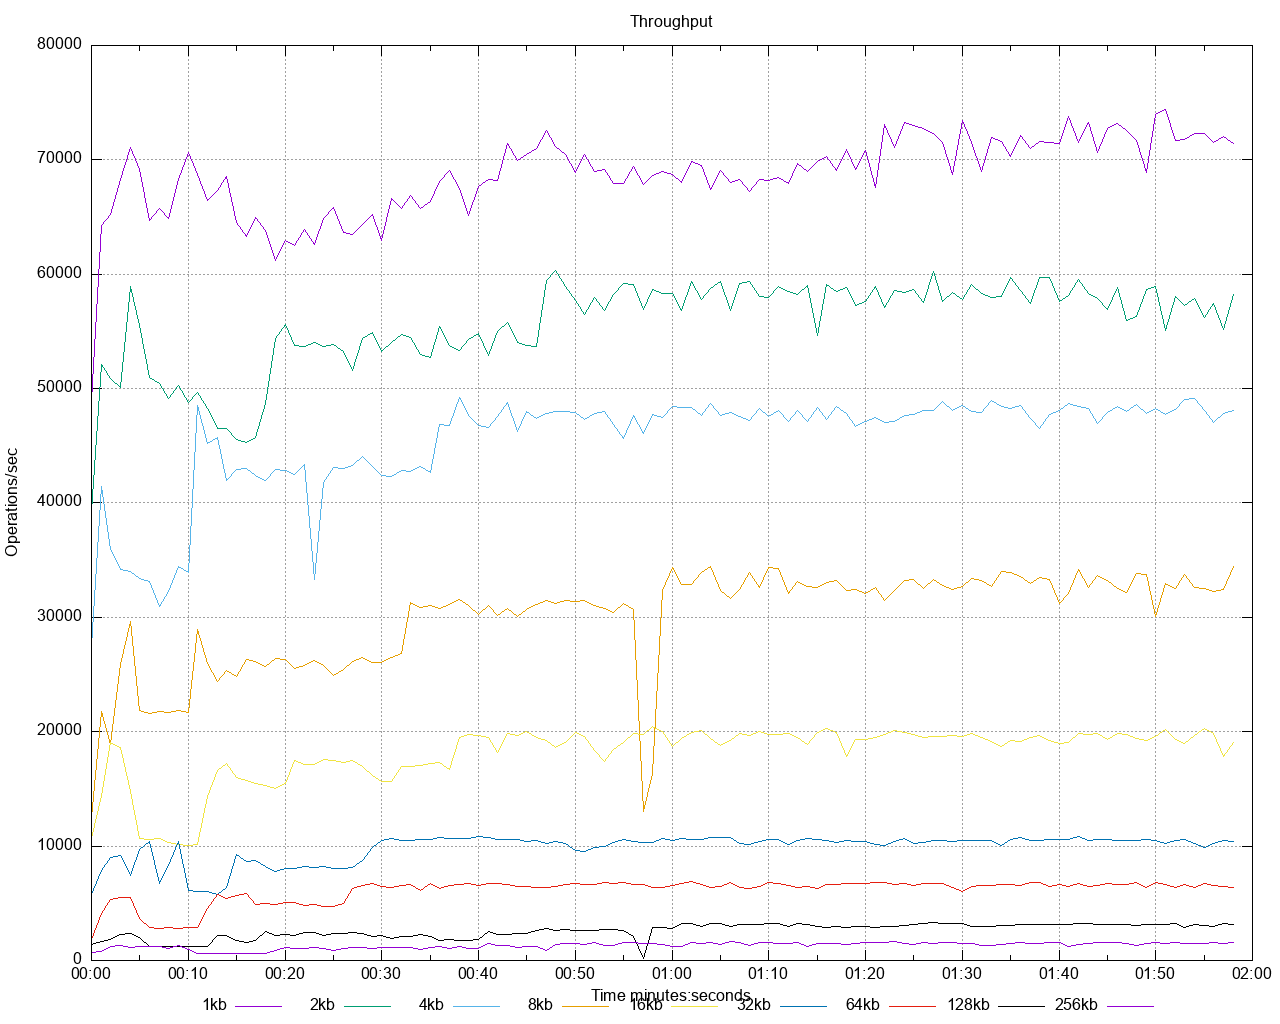

Reproduce this figure in gnuplot.
set title 'Throughput' noenhanced
set style data lines
set datafile separator ","
set terminal png size 1280,1024
set grid
set key below
set xdata time
set timefmt "%s"
offset = 0
t0(x)=(offset=($0==0) ? x : offset, x - offset)
set xlabel 'Time minutes:seconds'
set ylabel 'Operations/sec'
set output '/Users/gbarnett/git/hazelcast-simulator/atomicreference/1to25-legend/throughput/throughput.png'
plot \
   '/Users/gbarnett/git/hazelcast-simulator/atomicreference/1to25-legend/data/throughput_1.data' using (t0(timecolumn(1))):2 title "1kb" noenhanced , \
   '/Users/gbarnett/git/hazelcast-simulator/atomicreference/1to25-legend/data/throughput_2.data' using (t0(timecolumn(1))):2 title "2kb" noenhanced , \
   '/Users/gbarnett/git/hazelcast-simulator/atomicreference/1to25-legend/data/throughput_3.data' using (t0(timecolumn(1))):2 title "4kb" noenhanced , \
   '/Users/gbarnett/git/hazelcast-simulator/atomicreference/1to25-legend/data/throughput_4.data' using (t0(timecolumn(1))):2 title "8kb" noenhanced , \
   '/Users/gbarnett/git/hazelcast-simulator/atomicreference/1to25-legend/data/throughput_5.data' using (t0(timecolumn(1))):2 title "16kb" noenhanced , \
   '/Users/gbarnett/git/hazelcast-simulator/atomicreference/1to25-legend/data/throughput_6.data' using (t0(timecolumn(1))):2 title "32kb" noenhanced , \
   '/Users/gbarnett/git/hazelcast-simulator/atomicreference/1to25-legend/data/throughput_7.data' using (t0(timecolumn(1))):2 title "64kb" noenhanced , \
   '/Users/gbarnett/git/hazelcast-simulator/atomicreference/1to25-legend/data/throughput_8.data' using (t0(timecolumn(1))):2 title "128kb" noenhanced , \
   '/Users/gbarnett/git/hazelcast-simulator/atomicreference/1to25-legend/data/throughput_9.data' using (t0(timecolumn(1))):2 title "256kb" noenhanced , \
